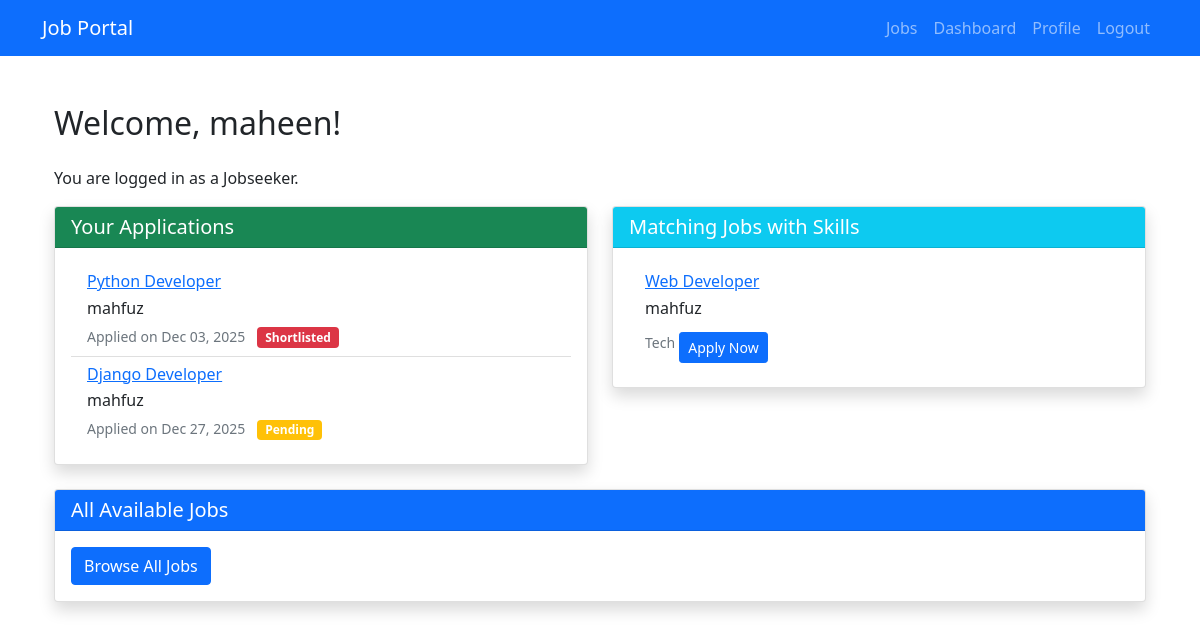
Before: /dashboard/ (signed in) with the older database file.
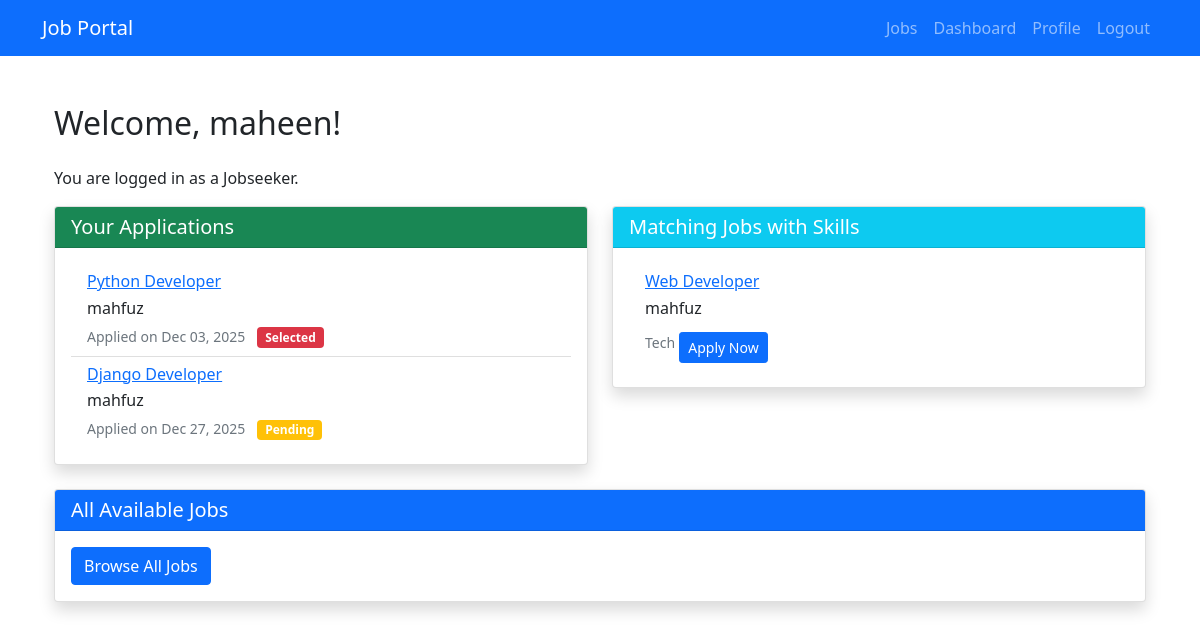
After: the same page with the newer database file.
### portal/models.py (models this page shows, shortened)
class Application(models.Model):
    STATUS_CHOICES = [
        ("pending", "Pending"),
        ("shortlisted", "Shortlisted"),
        ("selected", "Selected"),
        ("rejected", "Rejected"),
    ]
    jobseeker = models.ForeignKey(
        User, on_delete=models.CASCADE, related_name="applications"
    )
    job = models.ForeignKey(Job, on_delete=models.CASCADE, related_name="applications")
    applied_at = models.DateTimeField(auto_now_add=True)
    status = models.CharField(
        max_length=20, choices=STATUS_CHOICES, default="pending"
    )
    skills = models.TextField(blank=True, null=True)  # Jobseeker's skills
    resume = models.FileField(upload_to="application_resumes/", blank=True, null=True)  # Jobseeker's resume
    cover_letter = models.TextField(blank=True, null=True)  # Optional cover letter
    class Meta:
        unique_together = ("jobseeker", "job")

class Job(models.Model):
    CATEGORY_CHOICES = [
        ("tech", "Technology"),
        ("finance", "Finance"),
        ("healthcare", "Healthcare"),
        ("education", "Education"),
        ("other", "Other"),
    ]
    title = models.CharField(max_length=200)
    recruiter = models.ForeignKey(User, on_delete=models.CASCADE, related_name="jobs")
    number_of_openings = models.PositiveIntegerField()
    category = models.CharField(max_length=20, choices=CATEGORY_CHOICES)
    description = models.TextField()
    skills_required = models.TextField()  # Comma-separated skills
    created_at = models.DateTimeField(auto_now_add=True)

### portal/views.py (the view)
# urls.py: path('dashboard/', views.dashboard, name='dashboard'),
@login_required
def dashboard(request):
    profile, created = UserProfile.objects.get_or_create(user=request.user)
    if profile.user_type == 'recruiter':
        jobs = Job.objects.filter(recruiter=request.user).annotate(applied_count=Count("applications"))
        return render(request, 'portal/recruiter_dashboard.html', {'jobs': jobs})
    else:
        applications = Application.objects.filter(jobseeker=request.user)
        user_skills = profile.skills.lower().split(',') if profile.skills else []
        query = Q()
        for skill in user_skills:
            query |= Q(skills_required__icontains=skill.strip())
        matched_jobs = Job.objects.filter(query).exclude(
            id__in=applications.values_list('job_id', flat=True)
        )[:10]  # Limit to 10, exclude already applied jobs
        return render(request, 'portal/jobseeker_dashboard.html', {
            'applications': applications,
            'matched_jobs': matched_jobs
        })

### portal/templates/portal/jobseeker_dashboard.html (shortened to what this page needs)
{% extends 'portal/base.html' %}
{% block content %}
<div class="container mt-5">
    <div class="row">
        <div class="col-12">
            <h2 class="mb-4">Welcome, {{ user.username }}!</h2>
            <p>You are logged in as a Jobseeker.</p>
        </div>
    </div>
    <div class="row">
        <div class="col-md-6">
            <div class="card shadow mb-4">
                <div class="card-header bg-success text-white">
                    <h5 class="card-title mb-0">Your Applications</h5>
                </div>
                <div class="card-body">
                    {% if applications %}
                        <div class="list-group list-group-flush">
                            {% for application in applications %}
                                <div class="list-group-item">
                                    <h6 class="mb-1"><a href="{% url 'portal:job_details' application.job.id %}">{{ application.job.title }}</a></h6>
                                    <p class="mb-1">{{ application.job.recruiter.username }}</p>
                                    <small class="text-muted">Applied on {{ application.applied_at|date:"M d, Y" }}</small>
                                    <span class="badge bg-{% if application.status == 'pending' %}warning{% elif application.status == 'accepted' %}success{% else %}danger{% endif %} ms-2">{{ application.status|title }}</span>
                                </div>
                            {% endfor %}
                        </div>
                    {% else %}
                        <p class="text-muted">You haven't applied to any jobs yet.</p>
                    {% endif %}
                </div>
            </div>
        </div>
        <div class="col-md-6">
            <div class="card shadow mb-4">
                <div class="card-header bg-info text-white">
                    <h5 class="card-title mb-0">Matching Jobs with Skills</h5>
                </div>
                <div class="card-body">
                    {% if matched_jobs %}
                        <div class="list-group list-group-flush">
                            {% for job in matched_jobs %}
                                <div class="list-group-item">
                                    <h6 class="mb-1"><a href="{% url 'portal:job_details' job.id %}">{{ job.title }}</a></h6>
                                    <p class="mb-1">{{ job.recruiter.username }}</p>
                                    <small class="text-muted">{{ job.category|title }}</small>
                                    <a href="{% url 'portal:apply_job' job.id %}" class="btn btn-sm btn-primary mt-2">Apply Now</a>
                                </div>
                            {% endfor %}
                        </div>
                    {% else %}
                        <p class="text-muted">No recommended jobs available. Update your skills in your profile.</p>
                    {% endif %}
                </div>
            </div>
        </div>
    </div>
    <div class="row">
        <div class="col-12">
            <div class="card shadow">
                <div class="card-header bg-primary text-white">
                    <h5 class="card-title mb-0">All Available Jobs</h5>
                </div>
                <div class="card-body">
                    <a href="{% url 'portal:job_list' %}" class="btn btn-primary">Browse All Jobs</a>
                </div>
            </div>
        </div>
    </div>
</div>
{% endblock %}

Changed rows visible on the page:
changed Application "Python Developer": status "Shortlisted" → "Selected"
